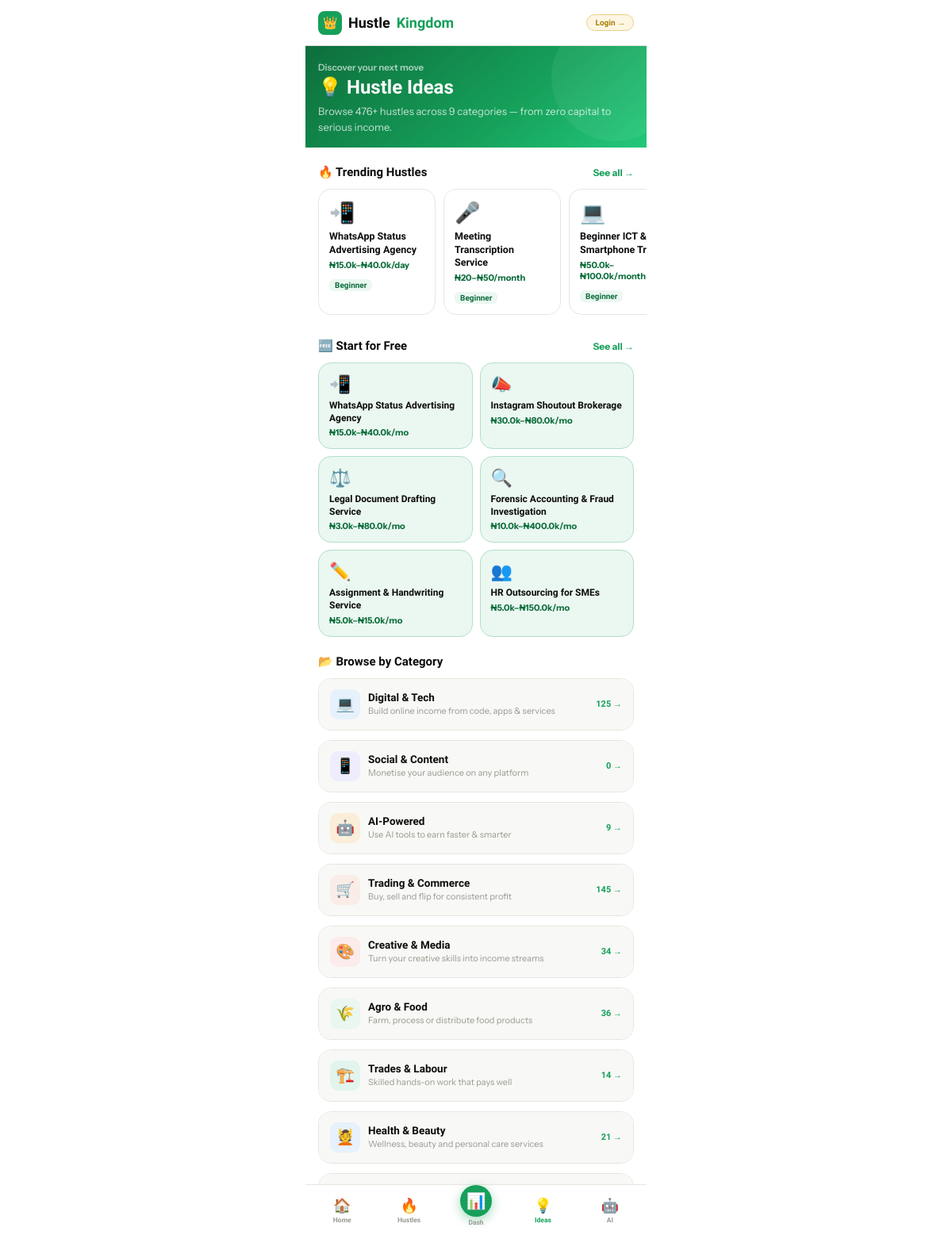
Page /pages/ideas.php on the committed database.
### tables this page shows
CREATE TABLE IF NOT EXISTS `hustles` (
  `id`              INT UNSIGNED     NOT NULL AUTO_INCREMENT,
  `name`            VARCHAR(150)     NOT NULL,
  `slug`            VARCHAR(191)     NOT NULL,
  `emoji`           VARCHAR(10)      NOT NULL DEFAULT '💼',
  `category`        VARCHAR(50)      NOT NULL,
  `description`     TEXT             NOT NULL,
  `income_min`      INT UNSIGNED     NOT NULL DEFAULT 0,
  `income_max`      INT UNSIGNED     NOT NULL DEFAULT 0,
  `income_period`   ENUM('day','week','month') NOT NULL DEFAULT 'month',
  `difficulty`      ENUM('beginner','intermediate','advanced') NOT NULL DEFAULT 'beginner',
  `capital_needed`  INT UNSIGNED     NOT NULL DEFAULT 0,
  `skills_needed`   JSON             DEFAULT NULL,
  `location_tags`   JSON             DEFAULT NULL,    
  `steps`           JSON             DEFAULT NULL,    
  `is_featured`     TINYINT(1)       NOT NULL DEFAULT 0,
  `is_active`       TINYINT(1)       NOT NULL DEFAULT 1,
  `view_count`      INT UNSIGNED     NOT NULL DEFAULT 0,
  `save_count`      INT UNSIGNED     NOT NULL DEFAULT 0,
  `created_at`      DATETIME         NOT NULL DEFAULT CURRENT_TIMESTAMP,
  `updated_at`      DATETIME         NOT NULL DEFAULT CURRENT_TIMESTAMP ON UPDATE CURRENT_TIMESTAMP,
  PRIMARY KEY (`id`),
  UNIQUE KEY `uq_slug`      (`slug`),
  KEY `idx_category`        (`category`),
  KEY `idx_featured`        (`is_featured`),
  KEY `idx_difficulty`      (`difficulty`),
  FULLTEXT KEY `ft_search`  (`name`, `description`)
);

### core/Auth.php (called while the page is built, shortened)
<?php
require_once dirname(__DIR__) . '/core/DB.php';
class Auth {
    private static ?array $cachedUser = null;
    public static function isLoggedIn(): bool {
        return isset($_SESSION['hk_uid']);
    }
    public static function user(): ?array {
        if (!self::isLoggedIn()) return null;
        $user = DB::one(
            'SELECT id, name, email, phone, city, state, avatar_emoji,
                    is_pro, pro_expires_at, ref_code, streak_count,
                    streak_last_date, created_at
             FROM users WHERE id = :id AND is_active = 1 LIMIT 1',
            [':id' => self::id()]
        );
        self::$cachedUser = $user ?: null;
        return self::$cachedUser;
    }
    public static function isPro(): bool {
        $user = self::user();
        if (!$user) return false;
        return strtotime($user['pro_expires_at']) > time();
    }
}

### core/DB.php (called while the page is built, shortened)
<?php
class DB {
    private static ?PDO $instance = null;
    public static function get(): PDO {
        if (self::$instance === null) {
            $dsn = sprintf(
                'mysql:host=%s;port=%d;dbname=%s;charset=%s',
                DB_HOST, DB_PORT, DB_NAME, DB_CHARSET
            );
            try {
                self::$instance = new PDO($dsn, DB_USER, DB_PASS, [
                    PDO::ATTR_ERRMODE            => PDO::ERRMODE_EXCEPTION,
                    PDO::ATTR_DEFAULT_FETCH_MODE => PDO::FETCH_ASSOC,
                    PDO::ATTR_EMULATE_PREPARES   => false,
                    PDO::ATTR_PERSISTENT         => false,
                ]);
            } catch (PDOException $e) {
                if (APP_DEBUG) {
                    throw new RuntimeException('DB connection failed: ' . $e->getMessage());
                }
                http_response_code(503);
                die(json_encode(['error' => 'Service temporarily unavailable.']));
            }
        }
        return self::$instance;
    }
    public static function query(string $sql, array $params = []): array {
        $stmt = self::get()->prepare($sql);
        $stmt->execute($params);
        return $stmt->fetchAll();
    }
}

### pages/ideas.php (the view, shortened to what this page needs)
<?php
require_once HK_ROOT . '/core/Auth.php';
require_once HK_ROOT . '/core/DB.php';
$user  = Auth::isLoggedIn() ? Auth::user() : null;
$isPro = Auth::isPro();
$categories = [
    'digital'   => ['💻', 'Digital & Tech',       'cc-digital',  'Build online income from code, apps & services'],
    'social'    => ['📱', 'Social & Content',      'cc-social',   'Monetise your audience on any platform'],
    'ai'        => ['🤖', 'AI-Powered',            'cc-ai',       'Use AI tools to earn faster & smarter'],
    'trade'     => ['🛒', 'Trading & Commerce',    'cc-trade',    'Buy, sell and flip for consistent profit'],
    'creative'  => ['🎨', 'Creative & Media',      'cc-creative', 'Turn your creative skills into income streams'],
    'agro'      => ['🌾', 'Agro & Food',           'cc-agro',     'Farm, process or distribute food products'],
    'trades'    => ['🏗️', 'Trades & Labour',       'cc-trades',   'Skilled hands-on work that pays well'],
    'health'    => ['💆', 'Health & Beauty',       'cc-health',   'Wellness, beauty and personal care services'],
    'education' => ['🎓', 'Education & Coaching',  'cc-edu',      'Share knowledge and coach others to grow'],
];
$catHustles = [];
foreach (array_keys($categories) as $slug) {
    $catHustles[$slug] = DB::query(
        'SELECT id, name, slug, emoji, income_min, income_max, income_period, difficulty
         FROM hustles WHERE category = :cat AND is_active = 1
         ORDER BY is_featured DESC, save_count DESC LIMIT 3',
        [':cat' => $slug]
    );
}
$counts = DB::query(
    'SELECT category, COUNT(*) as cnt FROM hustles WHERE is_active = 1 GROUP BY category',
    []
);
$countMap = [];
foreach ($counts as $row) { $countMap[$row['category']] = (int)$row['cnt']; }
$trending = DB::query(
    'SELECT h.id, h.name, h.slug, h.emoji, h.income_min, h.income_max, h.income_period,
            h.difficulty, h.category
     FROM hustles h WHERE h.is_active = 1
     ORDER BY h.save_count DESC, h.is_featured DESC LIMIT 10',
    []
);
$freehustles = DB::query(
    'SELECT id, name, slug, emoji, income_min, income_max, income_period, difficulty
     FROM hustles WHERE is_active = 1 AND capital_needed = 0
     ORDER BY save_count DESC LIMIT 8',
    []
);
$diffColors = ['beginner' => 'tg', 'intermediate' => 'to', 'advanced' => 'tr'];
$diffLabels = ['beginner' => 'Beginner', 'intermediate' => 'Intermediate', 'advanced' => 'Advanced'];
function fmtM(float $n): string {
    if ($n >= 1_000)     return '₦' . number_format($n / 1_000, 1) . 'k';
    return '₦' . number_format($n, 0);
}
?>
<!DOCTYPE html>
<html lang="en">
<head>
</head>
<body>
<nav class="topnav">
  <a href="<?= APP_URL ?>/" class="nav-brand">
    <div class="nav-logo-box">👑</div>
    Hustle<em>Kingdom</em>
  </a>
  <div class="nav-r">
    <?php if ($user): ?>
      <?php if ($isPro): ?><span class="pro-chip">⭐ PRO</span><?php else: ?><a href="<?= APP_URL ?>/upgrade" class="pro-chip">Go Pro →</a><?php endif; ?>
      <a href="<?= APP_URL ?>/dashboard" class="nav-avatar"><?= htmlspecialchars($user['avatar_emoji']) ?></a>
    <?php else: ?>
      <a href="<?= APP_URL ?>/auth/login" class="pro-chip">Login →</a>
    <?php endif; ?>
  </div>
</nav>
<div class="page-hero">
  <div class="ph-label">Discover your next move</div>
  <div class="ph-title">💡 Hustle Ideas</div>
  <div class="ph-sub">Browse <?= number_format(array_sum($countMap)) ?>+ hustles across 9 categories — from zero capital to serious income.</div>
</div>
<div class="sec-head">
  <div class="sec-title">🔥 Trending Hustles</div>
  <a href="<?= APP_URL ?>/hustles" class="sec-all">See all →</a>
</div>
<div class="trend-scroll">
  <?php foreach ($trending as $h): ?>
    <a class="tcard" href="<?= APP_URL ?>/hustle/<?= htmlspecialchars($h['slug']) ?>">
      <span class="tc-emoji"><?= htmlspecialchars($h['emoji']) ?></span>
      <div class="tc-name"><?= htmlspecialchars($h['name']) ?></div>
      <div class="tc-income"><?= fmtM((float)$h['income_min']) ?>–<?= fmtM((float)$h['income_max']) ?>/<?= htmlspecialchars($h['income_period']) ?></div>
      <span class="tag <?= $diffColors[$h['difficulty']] ?? 'tg' ?>"><?= $diffLabels[$h['difficulty']] ?? '' ?></span>
    </a>
  <?php endforeach; ?>
</div>
<?php if (!empty($freehustles)): ?>
<div class="sec-head">
  <div class="sec-title">🆓 Start for Free</div>
  <a href="<?= APP_URL ?>/hustles?cap=0" class="sec-all">See all →</a>
</div>
<div class="free-grid">
  <?php foreach (array_slice($freehustles, 0, 6) as $h): ?>
    <a class="fcard" href="<?= APP_URL ?>/hustle/<?= htmlspecialchars($h['slug']) ?>">
      <div class="fc-emoji"><?= htmlspecialchars($h['emoji']) ?></div>
      <div class="fc-name"><?= htmlspecialchars($h['name']) ?></div>
      <div class="fc-income"><?= fmtM((float)$h['income_min']) ?>–<?= fmtM((float)$h['income_max']) ?>/mo</div>
    </a>
  <?php endforeach; ?>
</div>
<?php endif; ?>
<div class="sec-head">
  <div class="sec-title">📂 Browse by Category</div>
</div>
<div class="catlist">
  <?php foreach ($categories as $slug => [$icon, $name, $cls, $desc]): ?>
  <div class="catblock <?= $cls ?>">
    <div class="catblock-header" onclick="toggleCat('cat-<?= $slug ?>')">
      <div class="cbh-left">
        <div class="cbh-icon"><?= $icon ?></div>
        <div>
          <div class="cbh-name"><?= $name ?></div>
          <div class="cbh-desc"><?= $desc ?></div>
        </div>
      </div>
      <div class="cbh-count"><?= $countMap[$slug] ?? 0 ?> →</div>
    </div>
  </div>
  <?php endforeach; ?>
</div>
<div style="height:12px;"></div>
<nav class="botnav">
  <a href="<?= APP_URL ?>/" class="bnav"><div class="bni">🏠</div><div class="bnl">Home</div></a>
  <a href="<?= APP_URL ?>/hustles" class="bnav"><div class="bni">🔥</div><div class="bnl">Hustles</div></a>
  <a href="<?= APP_URL ?>/dashboard" class="bnav-ctr">
    <div class="bnav-ctr-icon">📊</div>
    <div class="bnl" style="font-size:8.5px;font-weight:700;font-family:'Bricolage Grotesque',sans-serif;color:var(--text3);">Dash</div>
  </a>
  <a href="<?= APP_URL ?>/ideas" class="bnav active"><div class="bni">💡</div><div class="bnl">Ideas</div></a>
  <a href="<?= APP_URL ?>/ai" class="bnav"><div class="bni">🤖</div><div class="bnl">AI</div></a>
</nav>
</body>
</html>

### rows in the picture
hustles: emoji "📲", name "WhatsApp Status Advertising Agency", income_min "₦15.0k", income_max "₦40.0k", income_period "day", difficulty "Beginner"
hustles: emoji "🎤", name "Meeting Transcription Service", income_min "₦20", income_max "₦50", income_period "month", difficulty "Beginner"
hustles: emoji "💻", name "Beginner ICT & Smartphone…", income_min "₦50.0k", income_max "₦100.0k", income_period "month", difficulty "Beginner"
hustles: emoji "📣", name "Instagram Shoutout Brokerage", income_min "₦30.0k", income_max "₦80.0k"
hustles: emoji "⚖️", name "Legal Document Drafting Service", income_min "₦3.0k", income_max "₦80.0k"
hustles: emoji "🔍", name "Forensic Accounting & Fraud Investigation", income_min "₦10.0k", income_max "₦400.0k"
hustles: emoji "✏️", name "Assignment & Handwriting Service", income_min "₦5.0k", income_max "₦15.0k"
hustles: emoji "👥", name "HR Outsourcing for SMEs", income_min "₦5.0k", income_max "₦150.0k"

### other values in the picture
array_sum($countMap) "476"
$icon "💻"
$name "Digital & Tech"
$desc "Build online income from code, apps & services"
$countMap[$slug] "125"
$icon "📱"
$name "Social & Content"
$desc "Monetise your audience on any platform"
$countMap[$slug] "0"
$icon "🤖"
$name "AI-Powered"
$desc "Use AI tools to earn faster & smarter"
$countMap[$slug] "9"
$icon "🛒"
$name "Trading & Commerce"
